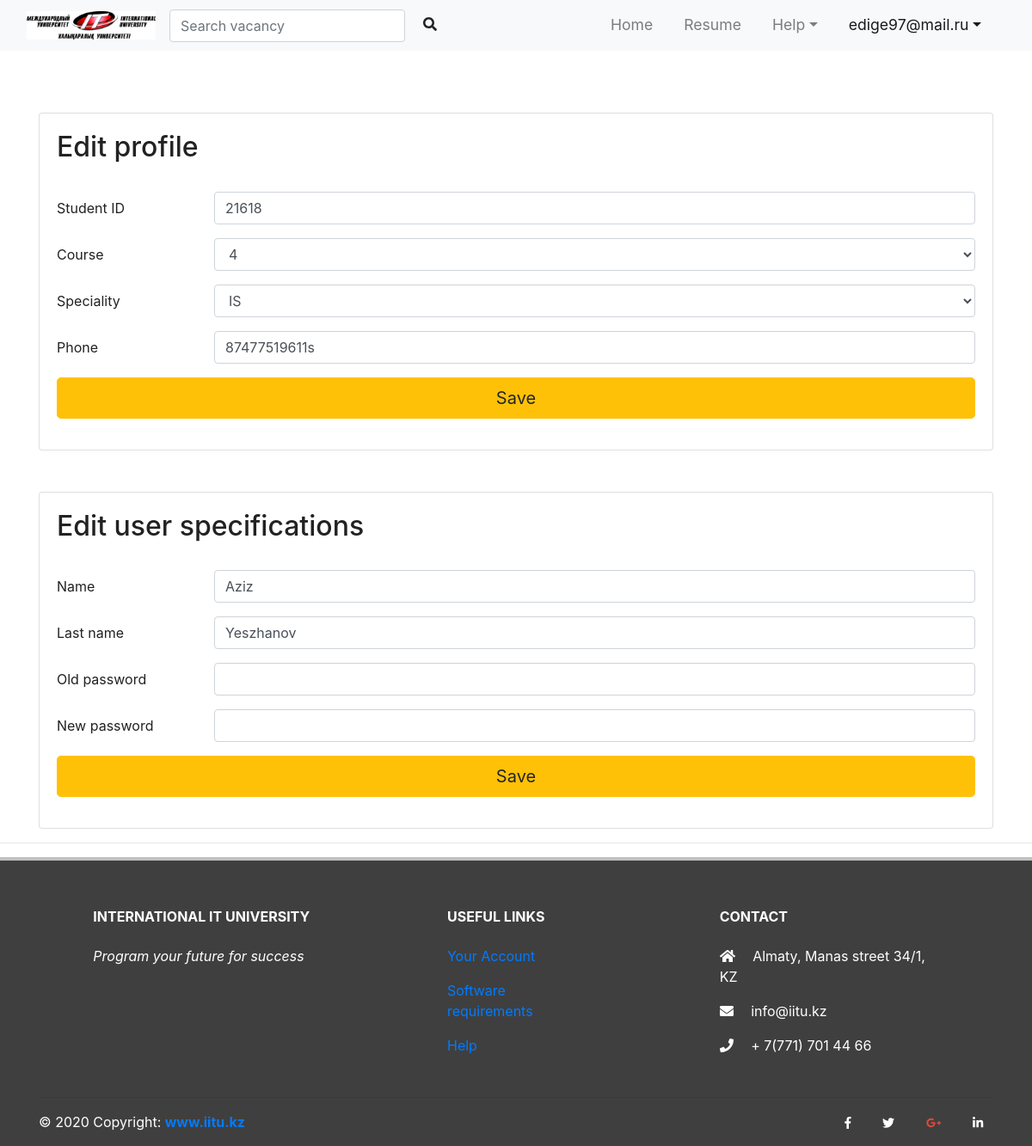
Page /student/edit_student/ (signed in) on the committed database.
### users/models.py (models this page shows)
class User(AbstractUser):
    is_student = models.BooleanField(default=False)
    is_employer = models.BooleanField(default=False)

class Student(models.Model):
    user = models.OneToOneField(User,on_delete=models.CASCADE)
    student_id = models.CharField(max_length = 12,null=False,)
    course = models.CharField(max_length = 1,choices = COURSE_CHOICES,null=False)
    speciality = models.CharField(max_length = 12,choices=SPECIALITY_CHOICE,null=False)
    phone = models.CharField(max_length = 12,null=False)
    сс_approve = models.CharField(max_length = 1,choices=APPROVE_CHOICES,null=True,default='N')

### student/views.py (the view)
# urls.py: path('edit_student/', views.edit_student, name='edit_student'),
@login_required(redirect_field_name='login')
@student_required
def edit_student(request):
	context = {}
	form = UserEditForm(request.POST or None, instance=request.user)
	profile = StudentEditForm(request.POST or None, instance=request.user.student)
	context['form'] = form
	context['profile'] = profile
	context['user'] = request.user
	return render(request,"edit_student_profile.html",context)

### student/forms.py (shortened to what this page needs)
class UserEditForm(ModelForm):
    old_password = forms.CharField(required=False,label='Старый пароль')
    password = forms.CharField(required=False,label='Новый пароль')
    def __init__(self, *args, **kwargs):
        super(UserEditForm, self).__init__(*args, **kwargs)
        for field in self.fields.values():
            field.widget.attrs['class'] = 'form-control'
    class Meta:
        model = User
        fields = ('first_name','last_name')

class StudentEditForm(ModelForm):
    class Meta:
        model = Student
        fields = ('student_id', 'course', 'speciality', 'phone')
    def __init__(self, *args, **kwargs):
        super(StudentEditForm, self).__init__(*args, **kwargs)
        for field in self.fields.values():
            field.widget.attrs['class'] = 'form-control'

### student/templates/edit_student_profile.html (shortened to what this page needs)
{% extends 'student_home.html' %}
{% load static %}
{% load crispy_forms_tags %}
{% block main_menu %}
<nav class="navbar navbar-expand-md navbar-light bg-light sticky-top">
  <div class="container-fluid">
      <a href="#" class="navbar-brand"><img src="{% static 'images/logl.jpg' %}"></a>
     <form class="form-inline mr-auto" method="get" action="{%url 'search_vacancy'%}">
      <div class="md-form my-0">
        <input class="form-control" type="text" placeholder="Search vacancy"  name = 'search_word' aria-label="Search">
        <i class="fas fa-search text-black ml-3" aria-hidden="true"></i>
      </div>
    </form>
     <div class="collapse navbar-collapse" id="navbarResponsive">
    <ul class="navbar-nav ml-auto">
    <li class="nav-item"><a href="{% url 'student_home'%}" class="nav-link">Home</a></li>
    <li class="nav-item"><a href="{% url 'get_resume_student'%}" class="nav-link">Resume</a></li>
    <li class="nav-item dropdown">
      <a href="#" class="nav-link dropdown-toggle" data-toggle="dropdown">Help</a>
    </li>
    <li class="nav-item dropdown">
      <a href="#" class="nav-link dropdown-toggle active" data-toggle="dropdown">{{request.user}}</a>
    </li>
     </ul>
    </div>
</nav>
{% endblock %}
{% block main %}
<div class="container">
 <div class="row">
  <div class="col-md-12">
    <div class="card">
      <div class="card-body">
        <h2>Edit profile</h2>
        {% if profile %}
        <br>
        <form method="POST" action="{% url 'edit_student_profile' %}" enctype="multipart/form-data">
          <div class="form-group row">
            <label for="date-input" class="col-sm-2 col-form-label">Student ID</label>
            <div class="col-sm-10">
              {{profile.student_id}}
            </div>
          </div>
          <div class="form-group row">
            <label for="date-input" class="col-sm-2 col-form-label">Course</label>
            <div class="col-sm-10">
              {{profile.course}}
            </div>
          </div>
          <div class="form-group row">
            <label for="date-input" class="col-sm-2 col-form-label">Speciality</label>
            <div class="col-sm-10">
              {{profile.speciality}}
            </div>
          </div>
          <div class="form-group row">
            <label for="date-input" class="col-sm-2 col-form-label">Phone</label>
            <div class="col-sm-10">
              {{profile.phone}}
            </div>
          </div>
          <div class="form-group row">
            <div class="col-sm-12">
            <button type="submit" class="btn btn-warning btn-lg btn-block">Save</button>
          </div>
        </form>
        {% endif %}
    </div>
  </div>
</div>
</div>
</div>
<br>
<br>
<div class="container">
 <div class="row">
  <div class="col-md-12">
    <div class="card">
      <div class="card-body">
        <form method="POST" action="{% url 'edit_student_user' %}">
          <h2>Edit user specifications</h2>
          <br>
          <div class="form-group row">
            <label for="date-input" class="col-sm-2 col-form-label">Name</label>
            <div class="col-sm-10">
              {{form.first_name}}
            </div>
          </div>
          <div class="form-group row">
            <label for="date-input" class="col-sm-2 col-form-label">Last name</label>
            <div class="col-sm-10">
              {{form.last_name}}
            </div>
          </div>
          <div class="form-group row">
            <label for="date-input" class="col-sm-2 col-form-label">Old password</label>
            <div class="col-sm-10">
              {{form.old_password}}
            </div>
          </div>
          <div class="form-group row">
            <label for="date-input" class="col-sm-2 col-form-label">New password</label>
            <div class="col-sm-10">
              {{form.password}}
            </div>
          </div>
          <div class="form-group row">
            <div class="col-sm-12">
            <button type="submit" class="btn btn-warning btn-lg btn-block">Save</button>
          </div>
        </div>
        </form>
  </div>
  </div>
</div>
</div>
</div>
{% endblock %}

### main/templates/main.html (style rules this page uses)
body, html { width: 100%; height: 100%; fon-family: 'Poppins', san-serif; color: #222; }
.navbar-brand img { width: 150px }
.navbar-nav li { padding-right: 20px; }
.nav-link { font-size: 1.1em !important }

### rows in the picture
User: user "edige97@mail.ru", first_name "Aziz", last_name "Yeszhanov"
Student: student_id "21618", course "4", speciality "IS", phone "87477519611s"
